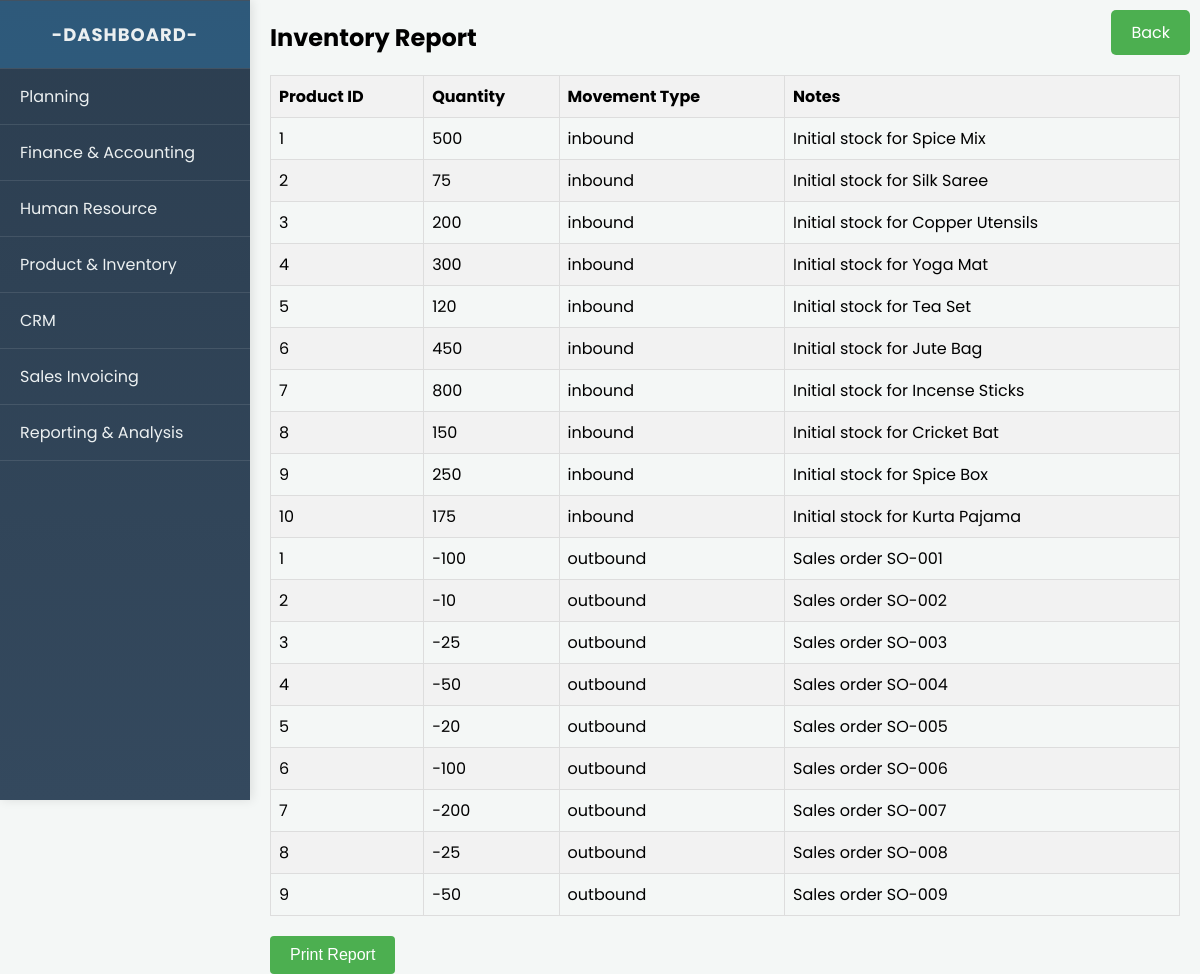
/reporting_analysis/i_r/ireport.php (signed in), run on the app's committed database.
### tables this page shows
CREATE TABLE `stock_movement` (
  `id` int(11) NOT NULL,
  `product_id` int(11) NOT NULL,
  `quantity` int(11) NOT NULL,
  `movement_type` enum('inbound','outbound') NOT NULL,
  `notes` text DEFAULT NULL,
  `created_at` timestamp NOT NULL DEFAULT current_timestamp()
);

### reporting_analysis/i_r/ireport.php (the view, shortened to what this page needs)
<?php
include('../../db_connect.php');
include '../../sidebar.php';
$sql = "SELECT * FROM stock_movement";
$result = $conn->query($sql);
?>
<!DOCTYPE html>
<html lang="en">
<head>
    <link rel="stylesheet" href="style.css">
    <link rel="stylesheet" href="../../istyle.css">
</head>
<body>
<a href="javascript:history.back()" class="back-button">Back</a>
    <div class="content">
        <section id="inventory_report">
            <h2>Inventory Report</h2>
            <table class="inventory-table">
                <thead>
                    <tr>
                        <th>Product ID</th>
                        <th>Quantity</th>
                        <th>Movement Type</th>
                        <th>Notes</th>
                    </tr>
                </thead>
                <tbody>
                    <?php while($row = $result->fetch_assoc()): ?>
                    <tr>
                        <td><?php echo $row['product_id']; ?></td>
                        <td><?php echo $row['quantity']; ?></td>
                        <td><?php echo $row['movement_type']; ?></td>
                        <td><?php echo $row['notes']; ?></td>
                    </tr>
                    <?php endwhile; ?>
                </tbody>
            </table>
            <button onclick="window.print()">Print Report</button>
        </section>
    </div>
</body>
</html>

### reporting_analysis/i_r/style.css (style rules this page uses)
table { width: 100%; border-collapse: collapse; margin-top: 20px; }
th, td { border: 1px solid #ddd; padding: 8px; text-align: left; }
th { background-color: #f2f2f2; }
tbody tr:nth-child(even) { background-color: #f2f2f2; }
button { background-color: #4CAF50; color: white; padding: 10px 20px; border: none; border-radius: 4px; cursor: pointer; font-size: 16px; margin-top: 20px; }

### istyle.css (style rules this page uses)
* { margin: 0; padding: 0; box-sizing: border-box; }
body { font-family: 'Poppins', sans-serif; background-color: #f4f7f6; display: flex; }
.main-content, .content { margin-left: 250px; padding: 20px; width: calc(100% - 250px); }

### reporting_analysis/i_r/ireport.php (style rules this page uses)
.back-button { position: absolute; top: 10px; right: 10px; background-color: #4CAF50; color: white; padding: 10px 20px; text-align: center; text-decoration: none; display: inline-block; font-size: 16px; border: none; border-radius: 5px; cursor: pointer; }

### data on the page
stock_movement: product "1", quantity "500", movement_type "inbound", notes "Initial stock for Spice Mix"
stock_movement: product "2", quantity "75", movement_type "inbound", notes "Initial stock for Silk Saree"
stock_movement: product "3", quantity "200", movement_type "inbound", notes "Initial stock for Copper Utensils"
stock_movement: product "4", quantity "300", movement_type "inbound", notes "Initial stock for Yoga Mat"
stock_movement: product "5", quantity "120", movement_type "inbound", notes "Initial stock for Tea Set"
stock_movement: product "6", quantity "450", movement_type "inbound", notes "Initial stock for Jute Bag"
stock_movement: product "7", quantity "800", movement_type "inbound", notes "Initial stock for Incense Sticks"
stock_movement: product "8", quantity "150", movement_type "inbound", notes "Initial stock for Cricket Bat"
stock_movement: product "9", quantity "250", movement_type "inbound", notes "Initial stock for Spice Box"
stock_movement: product "10", quantity "175", movement_type "inbound", notes "Initial stock for Kurta Pajama"
stock_movement: product "1", quantity "-100", movement_type "outbound", notes "Sales order SO-001"
stock_movement: product "2", quantity "-10", movement_type "outbound", notes "Sales order SO-002"
stock_movement: product "3", quantity "-25", movement_type "outbound", notes "Sales order SO-003"
stock_movement: product "4", quantity "-50", movement_type "outbound", notes "Sales order SO-004"
stock_movement: product "5", quantity "-20", movement_type "outbound", notes "Sales order SO-005"
stock_movement: product "6", quantity "-100", movement_type "outbound", notes "Sales order SO-006"
stock_movement: product "7", quantity "-200", movement_type "outbound", notes "Sales order SO-007"
stock_movement: product "8", quantity "-25", movement_type "outbound", notes "Sales order SO-008"
stock_movement: product "9", quantity "-50", movement_type "outbound", notes "Sales order SO-009"
